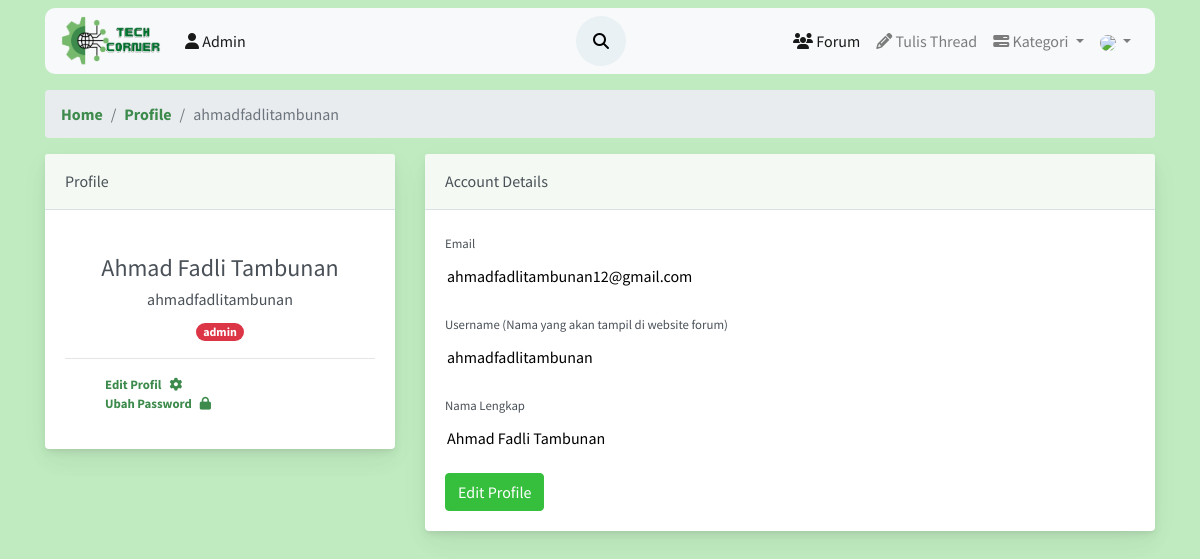
The app's page /profile/profile.php?id=1 (signed in) with its own data.
### tables this page shows
CREATE TABLE `users` (
  `id_user` int(11) NOT NULL,
  `username` varchar(50) NOT NULL,
  `email` varchar(100) NOT NULL,
  `password` varchar(100) NOT NULL,
  `name` varchar(100) NOT NULL,
  `foto` varchar(50) NOT NULL,
  `level` varchar(20) NOT NULL,
  `vkey` varchar(200) NOT NULL,
  `verified` enum('0','1') NOT NULL DEFAULT '0' COMMENT '0 = not verified\r\n1 = verified\r\n',
  `created_at` timestamp(6) NOT NULL DEFAULT current_timestamp(6)
);

### profile/profile.php (the view, shortened to what this page needs)
<?php
	include("layout/header.php");
	include("layout/navbar.php");
	if(isset($_GET["id"])){
		if($_GET["id"] == $_SESSION["id"]){
			$id_user = $_GET["id"];
			$query = "SELECT * FROM users WHERE id_user = '$id_user' LIMIT 1;";
			$result = mysqli_query($conn, $query);
			if ($result) {
				foreach($result as $row) :
					$name = $row['name'];
					$username = $row['username'];
					$email = $row['email'];
					$level = $row['level'];
				endforeach;
			} else {
				echo mysqli_error($conn);
				exit;
			}
		} else {
			echo("<script>location.href = '../forum/index.php';</script>");
			exit;
		}
	} else {
		echo("<script>location.href = '../forum/index.php';</script>");
		exit;
	}
?>
<div class="container align-self-center">
    <div class="main-content">
        <nav aria-label="breadcrumb">
            <ol class="breadcrumb forum">
                <li class="breadcrumb-item"><a href="../forum/index.php">Home</a></li>
                <li class="breadcrumb-item"><a href="">Profile</a></li>
                <li class="breadcrumb-item active" aria-current="page"><?= $username; ?></li>
            </ol>
        </nav>
    	<div class="row">
            <div class="col-xl-4">
                <div class="card mb-4 mb-xl-0">
                    <div class="card-header">Profile</div>
                    <div class="card-body">
                    	<div class="text-center">
	                        <div class="profile-label">
		                        <h4><?= $name; ?></h4>
		                        <h6><?= $username; ?></h6>
		                        <?php
	                                switch ($level) {
	                                    case 'admin':
	                                        $badge = 'danger';
	                                        break;
	                                }
	                            ?>
	                        	<span class="badge badge-<?= $badge; ?> badge-pill"><?= $level ?></span>
	                        </div>
	                    </div>
                        <hr>
                        <div class="text-muted small forum">
                        	<ul style="list-style: none;">
	                        	<li><a href="update-profile.php?id=<?= $id_user; ?>" class="text-big">Edit Profil<span><i class="fa fa-cog mx-2"></i></span></a></li>
	                        	<li><a href="ubah-password.php?id=<?= $id_user; ?>" class="text-big">Ubah Password<span><i class="fa fa-lock mx-2"></i></span></a></li>
                        	</ul>
                        </div>
                    </div>
                </div>
            </div>
            <div class="col-xl-8">
                <div class="card mb-4">
                    <div class="card-header">Account Details</div>
                    <div class="card-body">
                        <form>
                            <div class="form-group">
                                <label class="small mb-1" for="email">Email</label>
                                <input type="email" name="email" id="email" class="form-control-plaintext" readonly value="<?= $email; ?>">
                            </div>
                            <div class="form-group mb-3">
                                <label class="small mb-1" for="uname">Username (Nama yang akan tampil di website forum)</label>
                                <input class="form-control-plaintext" id="uname" type="text" placeholder="Enter your username" name="username" value="<?= $username; ?>" readonly>
                            </div>
                            <div class="form-group">
                                <label class="small mb-1" for="name">Nama Lengkap</label>
                                <input class="form-control-plaintext" id="name" type="text" placeholder="Enter your username" name="name" value="<?= $name; ?>" readonly>
                            </div>
                            <div class="mt-3">
                                <a href="update-profile.php?id=<?= $id_user; ?>" class="btn btn-success">Edit Profile</a>
                            </div>
                        </form>
                    </div>
                </div>
            </div>
        </div>
    </div>
</div>

### profile/assets/css/style.css (style rules this page uses)
.body { background-color: #c0ebc0; font-size: 16px; font-family: 'Source Sans Pro', sans-serif; }

### profile/assets/css/forum.css (style rules this page uses)
body { margin: 0; font-family: -apple-system, BlinkMacSystemFont, "Segoe UI", Roboto, "Helvetica Neue", Arial, "Noto Sans", sans-serif, "Apple Color Emoji", "Segoe UI Emoji", "Segoe UI Symbol", "Noto Color Emoji"; font-size: .88rem; font-weight: 400; line-height: 1.5; color: #495057; text-align: left; background-color: #f4faf3; }
.card { box-shadow: 0 0.46875rem 2.1875rem rgba(4, 9, 20, 0.03), 0 0.9375rem 1.40625rem rgba(4, 9, 20, 0.03), 0 0.25rem 0.53125rem rgba(4, 9, 20, 0.05), 0 0.125rem 0.1875rem rgba(4, 9, 20, 0.03); border-width: 0; transition: all .2s }
.card-header:first-child { border-radius: calc(.25rem - 1px) calc(.25rem - 1px) 0 0 }
.card-header { display: flex; align-items: center; border-bottom-width: 1px; padding-top: 0; padding-bottom: 0; padding-right: .625rem; height: 3.5rem; background-color: #f4faf3; border-bottom: 1px solid rgba(26, 54, 126, 0.125) }
.btn-success { color: #fff; background-color: #36be3d; border-color: #36c03d }
.card-body { flex: 1 1 auto; padding: 1.25rem }
.forum a { color: #3d8b4c; font-weight: bold; text-decoration: none !important; background-color: transparent; }

### records on screen
users: username "ahmadfadlitambunan", name "Ahmad Fadli Tambunan", level "admin", email "ahmadfadlitambunan12@gmail.com"
